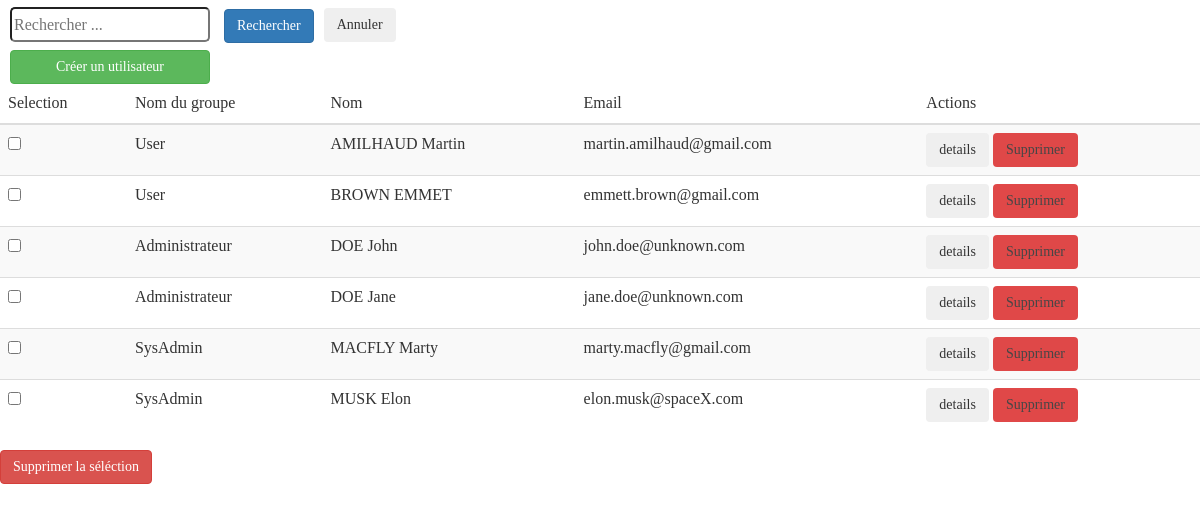
The page / on the database its author committed.
### tables this page shows
CREATE TABLE IF NOT EXISTS `users` (
  `id` bigint(20) UNSIGNED NOT NULL AUTO_INCREMENT,
  `email` varchar(30) NOT NULL,
  `last_name` varchar(30) NOT NULL,
  `first_name` varchar(30) NOT NULL,
  `date_anniversary` date NOT NULL,
  `group_name` varchar(50) NOT NULL,
  PRIMARY KEY (`id`),
  UNIQUE KEY `id` (`id`),
  UNIQUE KEY `email` (`email`),
  KEY `group_name` (`group_name`) USING BTREE
);

### Class/User.php (called while the page is built, shortened)
<?php
class User{
    private $DB;
    function __construct($DB, $email ='', $last_name='', $first_name='', $anniv='', $group='') {
        $this->DB = $DB;
        $this->id = $this->getID($email);
    }
    function getID($email){
        $stmt = $this->DB->prepare("SELECT id FROM `users` WHERE email = ?");
        $stmt->execute(array($email));
        return $stmt->fetch()[0];
    }
    function getAll(){
        $stmt = $this->DB->prepare("SELECT * FROM `users` ORDER BY last_name");
        $stmt->execute();
        $result = $stmt->fetchAll();
        return $result;
    }
}
 ?>

### index.php (the view, shortened to what this page needs)
<?php
include './Class/User.php';
$_host = 'localhost';
$_user = 'root';
$_password = '';
$_dbname = 'lexik';
$DB = new PDO("mysql:host=$_host;dbname=$_dbname", $_user, $_password);
$user = new User($DB);
$allUsers = $user->getAll();
?>
<!DOCTYPE html>
<html>
<head>
    <link rel="stylesheet" href="https://maxcdn.bootstrapcdn.com/bootstrap/3.3.7/css/bootstrap.min.css">
    <link rel="stylesheet" type="text/css" href="style.css">
</head>
<body>
    <div class="research">
        <form action="index.php" method="post">
            <input type="text" name="search" placeholder="Rechercher ..." class="testPerso">
            <input class="btn btn-primary" type="submit" value="Rechercher">
        </form>
        <form action="index.php" method="post">
            <input class="btn btn-secondary" type="submit" value="Annuler">
        </form>
    </div>
    <button class="btn btn-success btnAddUser" type="button" data-toggle="collapse" data-target="#formCreateUser">
        Créer un utilisateur
    </button>
    <form action="index.php" method="post">
        <table class="table table-striped">
            <thead>
                <tr><th>Selection</th><th>Nom du groupe</th><th>Nom</th><th>Email</th><th>Actions</th></tr>
            </thead>
            <tbody>
                <?php
                foreach( $allUsers as $row ) {
                    echo
                    '<tr>
                    <td><input type="checkbox" name="idChecked[]" value="'.$user->getID($row['email']).'"></td>
                    <td>' .$row['group_name'] .'</td>
                    <td>'. $row['last_name'] .' '. $row['first_name'] .'</td>
                    <td>'. $row['email'] .'</td>
                    <td><button type="button" onclick="details()" class="btn btn-light">details</button>
                    <input type="submit" value="Supprimer" class="btn btn-light redPerso"></td>
                    </tr>';
                }
                ?>
            </tbody>
        </table>
        <input type="submit" class="btn btn-danger" value="Supprimer la séléction">
    </form>
</body>
</html>

### style.css (style rules this page uses)
html, body, div, span, applet, object, iframe, h1, h2, h3, h4, h5, h6, p, blockquote, pre, a, abbr, acronym, address, big, cite, code, del, dfn, em, img, ins, kbd, q, s, samp, small, strike, strong, sub, sup, tt, var, b, u, i, center, dl, dt, dd, ol, ul, li, fieldset, form, label, legend, table, caption, tbody, tfoot, thead, tr, th, td, article, aside, canvas, details, embed, figure, figcaption, footer, header, hgroup, menu, nav, output, ruby, section, summary, time, mark, audio, video { margin: 0; padding: 0; border: 0; font-size: 100%; font: inherit; vertical-align: baseline; }
body { line-height: 1; display: flex; flex-direction: column; }
table { border-collapse: collapse; border-spacing: 0; }
.research { height: 50px; display: flex; align-items: center; }
.testPerso { height: 35px; width: 200px; border-radius: 5px; margin-left: 15px; }
.research form { display: inline; }
.research input { margin-left: 10px; }
.btnAddUser { width: 200px; margin-left: 10px; }
.redPerso { background-color: #dd3535; opacity: 0.9; }

### rows shown on the page
users: group_name "User", last_name "AMILHAUD", first_name "Martin", email "martin.amilhaud@gmail.com"
users: group_name "User", last_name "BROWN", first_name "EMMET", email "emmett.brown@gmail.com"
users: group_name "Administrateur", last_name "DOE", first_name "John", email "john.doe@unknown.com"
users: group_name "Administrateur", last_name "DOE", first_name "Jane", email "jane.doe@unknown.com"
users: group_name "SysAdmin", last_name "MACFLY", first_name "Marty", email "marty.macfly@gmail.com"
users: group_name "SysAdmin", last_name "MUSK", first_name "Elon", email "elon.musk@spaceX.com"
